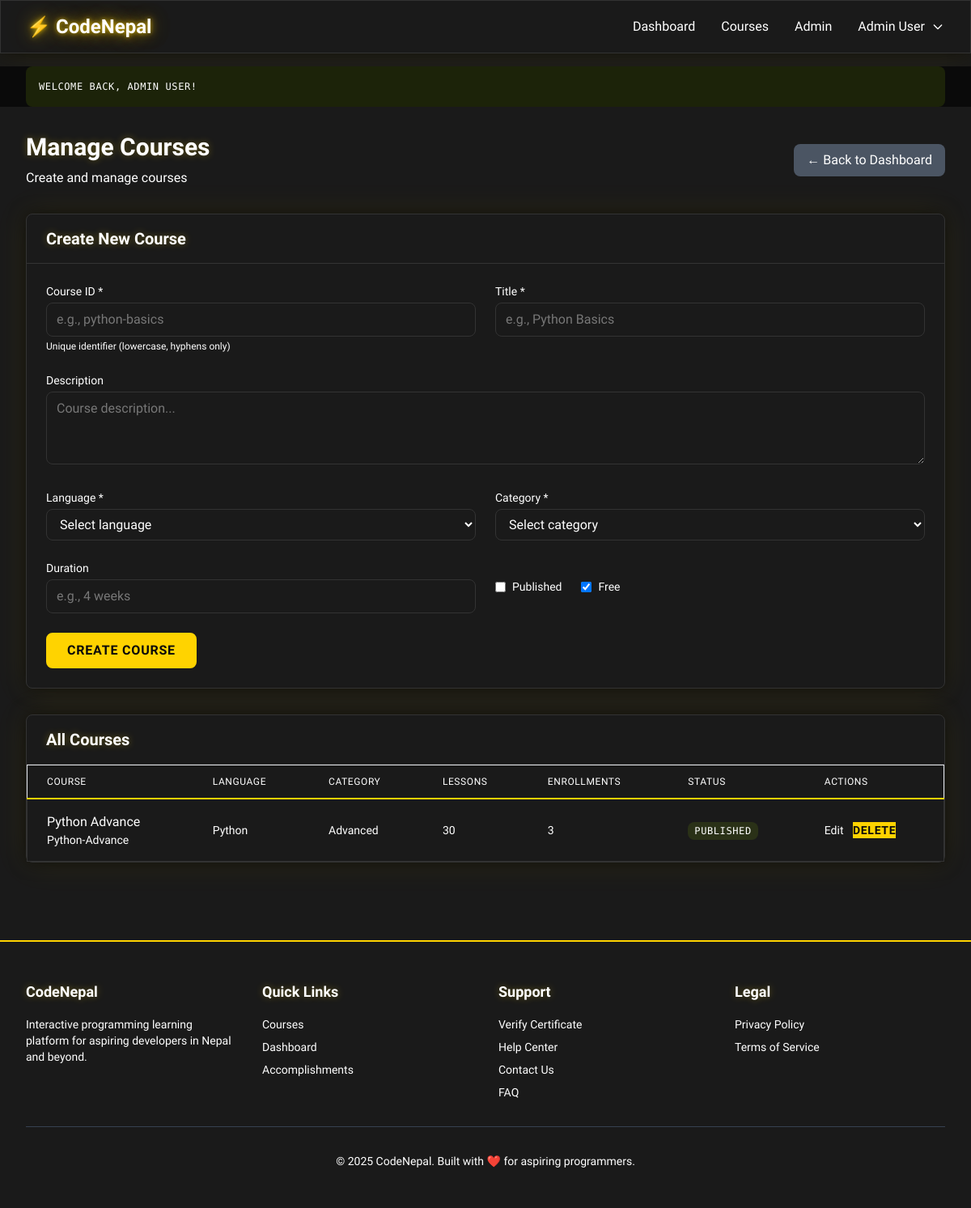
/admin/courses.php (signed in), run on the app's committed database.
### tables this page shows
CREATE TABLE `courses` (
  `id` varchar(50) NOT NULL,
  `title` varchar(255) NOT NULL,
  `description` text DEFAULT NULL,
  `language` enum('python','javascript','cpp') NOT NULL,
  `category` enum('beginner','intermediate','advanced') NOT NULL,
  `duration` varchar(50) DEFAULT NULL,
  `thumbnail_url` varchar(500) DEFAULT NULL,
  `is_published` tinyint(1) DEFAULT 0,
  `is_free` tinyint(1) DEFAULT 1,
  `created_at` timestamp NOT NULL DEFAULT current_timestamp(),
  `updated_at` timestamp NOT NULL DEFAULT current_timestamp() ON UPDATE current_timestamp()
);

### config/database.php (called while the page is built, shortened)
<?php
function executeQuery($conn, $sql, $params = [], $types = "") {
    $stmt = $conn->prepare($sql);
    $result = $stmt->execute();
    $metadata = $stmt->result_metadata();
    if ($metadata) {
        return $stmt->get_result();
    }
    return true;
}
function fetchAll($result) {
    $rows = [];
    while ($row = $result->fetch_assoc()) {
        $rows[] = $row;
    }
    return $rows;
}

### admin/courses.php (the view, shortened to what this page needs)
<?php
require_once __DIR__ . '/../includes/header.php';
$conn = getDBConnection();
$sql = "SELECT c.*,
        (SELECT COUNT(*) FROM lessons WHERE course_id = c.id) as lesson_count,
        (SELECT COUNT(*) FROM user_progress WHERE course_id = c.id) as enrollment_count
        FROM courses c
        ORDER BY c.created_at DESC";
$result = executeQuery($conn, $sql);
$courses = fetchAll($result);
$editCourse = null;
?>
<div class="max-w-7xl mx-auto px-4 sm:px-6 lg:px-8 py-8">
    <div class="flex items-center justify-between mb-8">
        <div>
            <h1 class="text-3xl font-bold text-gray-900">Manage Courses</h1>
            <p class="text-gray-600 mt-2">Create and manage courses</p>
        </div>
        <a href="/admin" class="px-4 py-2 bg-gray-600 text-white rounded-md hover:bg-gray-700">
            ← Back to Dashboard
        </a>
    </div>
    <div class="bg-white rounded-lg shadow mb-8">
        <div class="px-6 py-4 border-b border-gray-200">
            <h2 class="text-xl font-semibold text-gray-900">
                <?php echo $editCourse ? 'Edit Course' : 'Create New Course'; ?>
            </h2>
        </div>
        <div class="p-6">
            <form method="POST" action="">
                <div class="grid grid-cols-1 md:grid-cols-2 gap-6">
                    <div>
                        <label for="id" class="block text-sm font-medium text-gray-700 mb-1">Course ID *</label>
                        <input type="text" id="id" name="id" required
                               value="<?php echo $editCourse ? htmlspecialchars($editCourse['id']) : ''; ?>"
                               <?php echo $editCourse ? 'readonly' : ''; ?>
                               placeholder="e.g., python-basics"
                               class="w-full px-3 py-2 border border-gray-300 rounded-md focus:outline-none focus:ring-blue-500 focus:border-blue-500 <?php echo $editCourse ? 'bg-gray-100' : ''; ?>">
                        <p class="text-xs text-gray-500 mt-1">Unique identifier (lowercase, hyphens only)</p>
                    </div>
                    <div>
                        <label for="title" class="block text-sm font-medium text-gray-700 mb-1">Title *</label>
                        <input type="text" id="title" name="title" required
                               value="<?php echo $editCourse ? htmlspecialchars($editCourse['title']) : ''; ?>"
                               placeholder="e.g., Python Basics"
                               class="w-full px-3 py-2 border border-gray-300 rounded-md focus:outline-none focus:ring-blue-500 focus:border-blue-500">
                    </div>
                    <div class="md:col-span-2">
                        <label for="description" class="block text-sm font-medium text-gray-700 mb-1">Description</label>
                        <textarea id="description" name="description" rows="3"
                                  placeholder="Course description..."
                                  class="w-full px-3 py-2 border border-gray-300 rounded-md focus:outline-none focus:ring-blue-500 focus:border-blue-500"><?php echo $editCourse ? htmlspecialchars($editCourse['description']) : ''; ?></textarea>
                    </div>
                    <div>
                        <label for="language" class="block text-sm font-medium text-gray-700 mb-1">Language *</label>
                        <select id="language" name="language" required
                                class="w-full px-3 py-2 border border-gray-300 rounded-md focus:outline-none focus:ring-blue-500 focus:border-blue-500">
                            <option value="">Select language</option>
                        </select>
                    </div>
                    <div>
                        <label for="category" class="block text-sm font-medium text-gray-700 mb-1">Category *</label>
                        <select id="category" name="category" required
                                class="w-full px-3 py-2 border border-gray-300 rounded-md focus:outline-none focus:ring-blue-500 focus:border-blue-500">
                            <option value="">Select category</option>
                        </select>
                    </div>
                    <div>
                        <label for="duration" class="block text-sm font-medium text-gray-700 mb-1">Duration</label>
                        <input type="text" id="duration" name="duration"
                               value="<?php echo $editCourse ? htmlspecialchars($editCourse['duration']) : ''; ?>"
                               placeholder="e.g., 4 weeks"
                               class="w-full px-3 py-2 border border-gray-300 rounded-md focus:outline-none focus:ring-blue-500 focus:border-blue-500">
                    </div>
                    <div class="flex items-center space-x-6">
                        <label class="flex items-center">
                            <input type="checkbox" name="is_published" value="1"
                                   <?php echo ($editCourse && $editCourse['is_published']) ? 'checked' : ''; ?>
                                   class="rounded border-gray-300 text-blue-600 focus:ring-blue-500">
                            <span class="ml-2 text-sm text-gray-700">Published</span>
                        </label>
                        <label class="flex items-center">
                            <input type="checkbox" name="is_free" value="1"
                                   <?php echo (!$editCourse || $editCourse['is_free']) ? 'checked' : ''; ?>
                                   class="rounded border-gray-300 text-blue-600 focus:ring-blue-500">
                            <span class="ml-2 text-sm text-gray-700">Free</span>
                        </label>
                    </div>
                </div>
                <div class="mt-6 flex gap-3">
                    <button type="submit" class="px-6 py-2 bg-blue-600 text-white rounded-md hover:bg-blue-700 font-medium">
                        <?php echo $editCourse ? 'Update Course' : 'Create Course'; ?>
                    </button>
                </div>
            </form>
        </div>
    </div>
    <div class="bg-white rounded-lg shadow">
        <div class="px-6 py-4 border-b border-gray-200">
            <h2 class="text-xl font-semibold text-gray-900">All Courses</h2>
        </div>
        <div class="overflow-x-auto">
            <table class="min-w-full divide-y divide-gray-200">
                <thead class="bg-gray-50">
                    <tr>
                        <th class="px-6 py-3 text-left text-xs font-medium text-gray-500 uppercase tracking-wider">Course</th>
                        <th class="px-6 py-3 text-left text-xs font-medium text-gray-500 uppercase tracking-wider">Language</th>
                        <th class="px-6 py-3 text-left text-xs font-medium text-gray-500 uppercase tracking-wider">Category</th>
                        <th class="px-6 py-3 text-left text-xs font-medium text-gray-500 uppercase tracking-wider">Lessons</th>
                        <th class="px-6 py-3 text-left text-xs font-medium text-gray-500 uppercase tracking-wider">Enrollments</th>
                        <th class="px-6 py-3 text-left text-xs font-medium text-gray-500 uppercase tracking-wider">Status</th>
                        <th class="px-6 py-3 text-left text-xs font-medium text-gray-500 uppercase tracking-wider">Actions</th>
                    </tr>
                </thead>
                <tbody class="bg-white divide-y divide-gray-200">
                    <?php if (empty($courses)): ?>
                    <tr>
                        <td colspan="7" class="px-6 py-4 text-center text-gray-500">No courses yet</td>
                    </tr>
                    <?php else: ?>
                        <?php foreach ($courses as $course): ?>
                        <tr>
                            <td class="px-6 py-4">
                                <div class="font-medium text-gray-900"><?php echo htmlspecialchars($course['title']); ?></div>
                                <div class="text-sm text-gray-500"><?php echo htmlspecialchars($course['id']); ?></div>
                            </td>
                            <td class="px-6 py-4 text-sm text-gray-900"><?php echo ucfirst($course['language']); ?></td>
                            <td class="px-6 py-4 text-sm text-gray-900"><?php echo ucfirst($course['category']); ?></td>
                            <td class="px-6 py-4 text-sm text-gray-900"><?php echo $course['lesson_count']; ?></td>
                            <td class="px-6 py-4 text-sm text-gray-900"><?php echo $course['enrollment_count']; ?></td>
                            <td class="px-6 py-4">
                                <span class="px-2 py-1 text-xs rounded <?php echo $course['is_published'] ? 'bg-green-100 text-green-700' : 'bg-gray-100 text-gray-700'; ?>">
                                    <?php echo $course['is_published'] ? 'Published' : 'Draft'; ?>
                                </span>
                            </td>
                            <td class="px-6 py-4 text-sm space-x-2">
                                <a href="?edit=<?php echo urlencode($course['id']); ?>" class="text-blue-600 hover:text-blue-800">Edit</a>
                                <form method="POST" action="" class="inline" onsubmit="return confirm('Delete this course? All lessons and exercises will be deleted.');">
                                    <button type="submit" class="text-red-600 hover:text-red-800">Delete</button>
                                </form>
                            </td>
                        </tr>
                        <?php endforeach; ?>
                    <?php endif; ?>
                </tbody>
            </table>
        </div>
    </div>
</div>
<?php require_once __DIR__ . '/../includes/footer.php'; ?>

### includes/header.php (style rules this page uses)
.bg-blue-50, .bg-blue-100, .bg-blue-200, .bg-blue-300, .bg-blue-400, .bg-blue-500, .bg-blue-600:not(.view-all-courses-btn), .bg-blue-700:not(.view-all-courses-btn), .bg-blue-800, .bg-blue-900 { background-color: #FFD300 !important; color: #0A0A0A !important; }
.bg-blue-600.text-white:not(.view-all-courses-btn), .bg-blue-700.text-white:not(.view-all-courses-btn), .bg-blue-500.text-white { color: #0A0A0A !important; }

### data on the page
courses: title "Python Advance", id "Python-Advance", language "Python", category "Advanced", lesson_count "30", enrollment_count "3", is_published "PUBLISHED"

### other printed values
$currentUser['name'] "Admin User"
$flashMessage['message'] "WELCOME BACK, ADMIN USER!"
